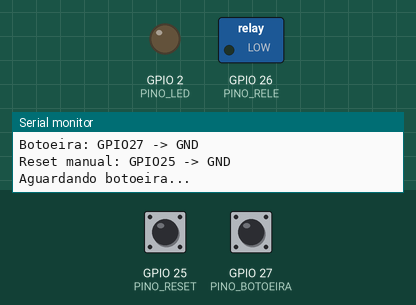
The program below on a simulated ESP32. On the bench: switched loads named in the program (green lamp = pin HIGH), output pins drawn as LEDs (lit = HIGH), the last lines printed to the serial monitor. The test bench sets the inputs (shaded band); at power-on: GPIO 27 (PINO_BOTOEIRA) HIGH, GPIO 25 (PINO_RESET) HIGH.

Above: at 1.7 s.
1.8 s: GPIO 27 (PINO_BOTOEIRA) pulled LOW for 0.15 s
At 2.2 s:
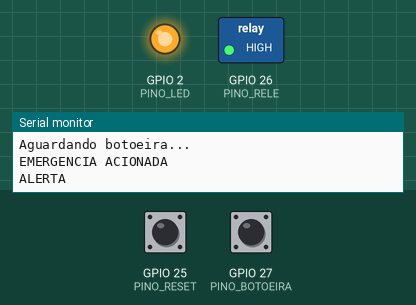
3.4 s: GPIO 25 (PINO_RESET) pulled LOW for 0.15 s
At 4.6 s:
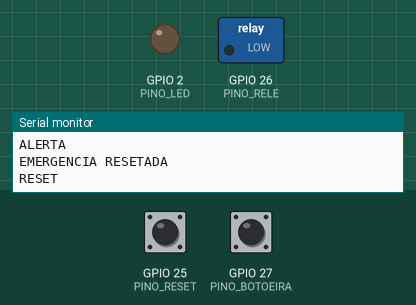
5.0 s: GPIO 27 (PINO_BOTOEIRA) pulled LOW for 1 s
At 6.1 s:
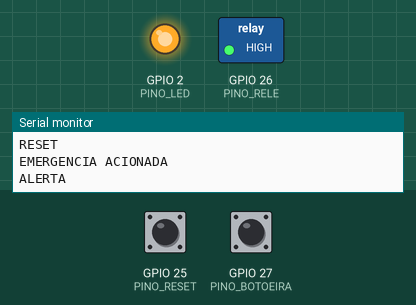
7.5 s: GPIO 27 (PINO_BOTOEIRA) pulled LOW for 3.2 s
At 8.1 s:
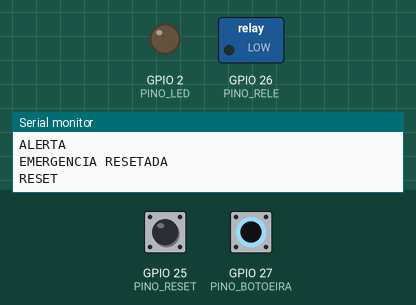
Timing chart, 0 to 10.5 s (numbered marks = the images above; inputs shaded):
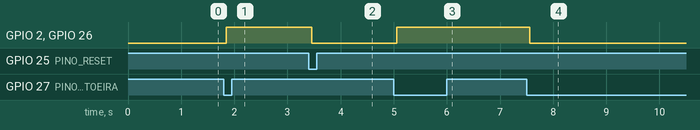

Measured:
- after the input at 1.8 s, GPIO 2 (PINO_LED), GPIO 26 (PINO_RELE): LOW → HIGH after 0.05 s
- after the input at 3.4 s, GPIO 2 (PINO_LED), GPIO 26 (PINO_RELE): HIGH → LOW after 0.05 s
- after the input at 5.0 s, GPIO 2 (PINO_LED), GPIO 26 (PINO_RELE): LOW → HIGH after 0.06 s
- after the input at 7.5 s, GPIO 2 (PINO_LED), GPIO 26 (PINO_RELE): HIGH → LOW after 0.06 s

The program:

main.cpp
```cpp
#include <Arduino.h>

// ----------------------------------------------------------------------------
// SafeStop UFRN - firmware USB Serial
// Botao fisico em GPIO27 (entre GPIO27 e GND) alterna:
//   - ALERTA quando desarmado
//   - RESET quando ja estiver em emergencia
// Reset manual opcional em GPIO25 (entre GPIO25 e GND)
// ----------------------------------------------------------------------------

#define PINO_LED      2
#define PINO_BOTOEIRA 27
#define PINO_RELE     26
#define PINO_RESET    25

bool emergenciaAtiva = false;
bool estadoLeituraBotao = HIGH;
bool estadoEstavelBotao = HIGH;
bool estadoLeituraReset = HIGH;
bool estadoEstavelReset = HIGH;
unsigned long ultimoDebounceBotao = 0;
unsigned long ultimoDebounceReset = 0;
const unsigned long debounceDelay = 50;

void acionarEmergencia() {
  if (emergenciaAtiva) {
    return;
  }

  emergenciaAtiva = true;
  digitalWrite(PINO_RELE, HIGH);
  digitalWrite(PINO_LED, HIGH);

  Serial.println("EMERGENCIA ACIONADA");
  Serial.println("ALERTA");
}

void desarmarEmergencia() {
  if (!emergenciaAtiva) {
    return;
  }

  emergenciaAtiva = false;
  digitalWrite(PINO_RELE, LOW);
  digitalWrite(PINO_LED, LOW);

  Serial.println("EMERGENCIA RESETADA");
  Serial.println("RESET");
}

void setup() {
  Serial.begin(115200);
  delay(500);

  pinMode(PINO_LED, OUTPUT);
  pinMode(PINO_RELE, OUTPUT);
  pinMode(PINO_BOTOEIRA, INPUT_PULLUP);
  pinMode(PINO_RESET, INPUT_PULLUP);

  digitalWrite(PINO_LED, LOW);
  digitalWrite(PINO_RELE, LOW);

  Serial.println("SafeStop UFRN pronto");
  Serial.println("Botoeira: GPIO27 -> GND");
  Serial.println("Reset manual: GPIO25 -> GND");
  Serial.println("Aguardando botoeira...");
}

void loop() {
  bool leituraBotaoAtual = digitalRead(PINO_BOTOEIRA);
  bool leituraResetAtual = digitalRead(PINO_RESET);

  if (leituraBotaoAtual != estadoLeituraBotao) {
    ultimoDebounceBotao = millis();
  }

  if ((millis() - ultimoDebounceBotao) > debounceDelay && leituraBotaoAtual != estadoEstavelBotao) {
    estadoEstavelBotao = leituraBotaoAtual;
    if (estadoEstavelBotao == LOW) {
      if (emergenciaAtiva) {
        desarmarEmergencia();
      } else {
        acionarEmergencia();
      }
    }
  }

  if (leituraResetAtual != estadoLeituraReset) {
    ultimoDebounceReset = millis();
  }

  if ((millis() - ultimoDebounceReset) > debounceDelay && leituraResetAtual != estadoEstavelReset) {
    estadoEstavelReset = leituraResetAtual;
    if (estadoEstavelReset == LOW) {
      desarmarEmergencia();
    }
  }

  estadoLeituraBotao = leituraBotaoAtual;
  estadoLeituraReset = leituraResetAtual;

  delay(10);

  // Check for serial commands from bridge (e.g., RESET or ALERTA)
  if (Serial.available()) {
    String in = Serial.readStringUntil('\n');
    in.trim();
    in.toUpperCase();
    if (in.indexOf("RESET") >= 0) {
      desarmarEmergencia();
    } else if (in.indexOf("ALERTA") >= 0 || in.indexOf("EMERGEN") >= 0) {
      acionarEmergencia();
    }
  }
}
```
